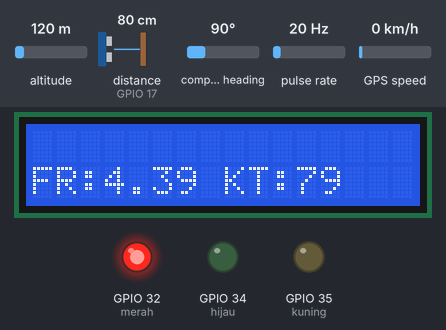
This sketch was run on a simulated ESP32. Shown: 16×2 character LCD, output pins drawn as LEDs (lit = HIGH). Wiring (inferred from the names in the program): ultrasonic range finder: trigger GPIO 16; echo GPIO 17; pulse sensor: data GPIO 27. Inputs (shaded band) come from the test bench; at power-on: distance to the obstacle (sensor on GPIO 17) 80 cm, pulse rate 20 Hz, altitude 120 m, compass heading 90°, GPS speed 0 km/h. The echo pulse lasts 58.3 µs per cm; WiFi joins after 1.5 s; servers stay silent unless stated; storage starts empty; the GPS gets a fix after 3 s at 37.7749, -122.4194 with 8 satellites; pins used as bus, display or sensor lines are not drawn; what the sketch prints to the serial monitor is not drawn.

Above: at 4.1 s.
4.2 s: distance to the obstacle (sensor on GPIO 17) set to 53 cm
At 6.1 s:
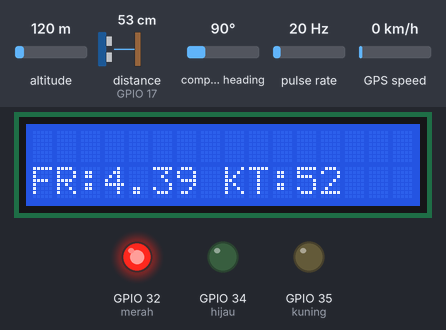
8.6 s: distance to the obstacle (sensor on GPIO 17) set to 47 cm
At 14.3 s:
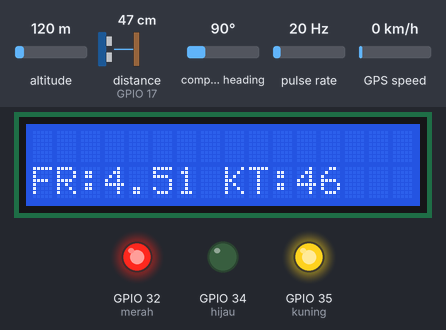
14.4 s: distance to the obstacle (sensor on GPIO 17) set to 34 cm
At 16.5 s:
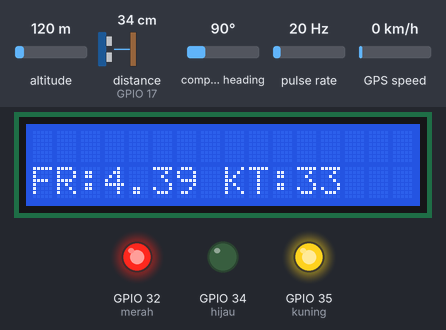
20.2 s: distance to the obstacle (sensor on GPIO 17) set to 27 cm
At 23.6 s:
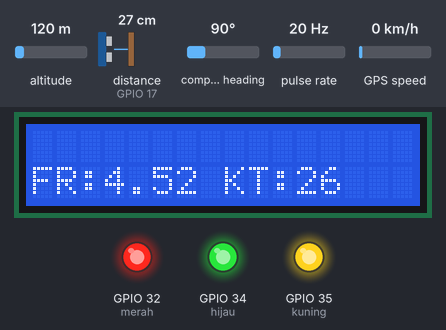
26.0 s: pulse rate (sensor on GPIO 27) set to 4 Hz
At 27.8 s:
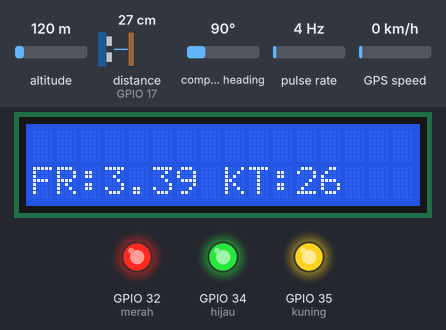
29.8 s: pulse rate (sensor on GPIO 27) set to 50 Hz
At 30.7 s:
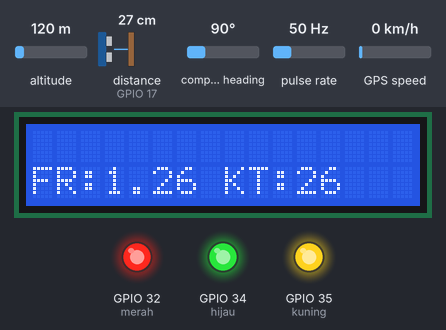
Timing chart, 0 to 32.8 s (numbered marks = the images above; inputs shaded):
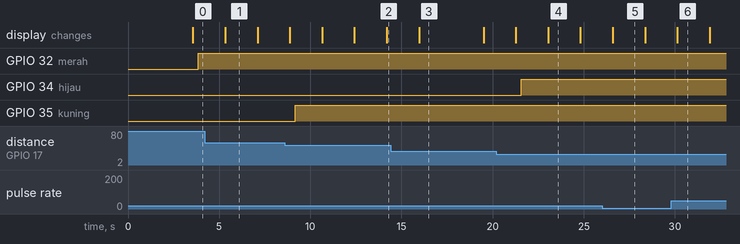

Measured:
- the behaviour switches between 51 and 50 cm on distance to the obstacle (sensor on GPIO 17) (found by bisection; images 1 and 2)
- the behaviour switches between 31 and 30 cm on distance to the obstacle (sensor on GPIO 17) (found by bisection; images 3 and 4)
- after the input at 4.2 s, the display: changes after 1.1 s (image 1)
- after the input at 8.6 s, GPIO 35 (kuning): LOW → HIGH after 0.58 s
- after the input at 14.4 s, the display: changes after 1.6 s (image 3)
- after the input at 20.2 s, GPIO 34 (hijau): LOW → HIGH after 1.4 s; the display: first changes after 1.1 s (image 4 shows a later state)
- after the input at 26.0 s, the display: changes after 0.59 s (image 5)
- after the input at 29.8 s, the display: changes after 0.33 s (image 6)

The sketch:

Lomba_salman_FIX.ino
```cpp
#include <WiFi.h>
#include <SPIFFS.h>
#include <ESPAsyncWebServer.h>
#include <LiquidCrystal_I2C.h>
#include <SoftwareSerial.h>
#include <TinyGPS.h>
#include <FirebaseESP32.h>

#define SENSOR  27
#define hijau  34
#define kuning 35
#define merah 32

LiquidCrystal_I2C lcd(0x27, 16, 2);

const char* ssid = "mar";
const char* password = "mar140401#";

const int trigPin1 = 16;  // Pin Trigger Sensor Ultrasonik 2 RX
const int echoPin1 = 17;  // Pin Echo Sensor Ultrasonik 2 TX

#define FIREBASE_HOST "https://banjir-64482-default-rtdb.firebaseio.com/"
#define FIREBASE_AUTH "XkmGkviY6DCS4iRMLAkl7bJwwNxcSWXBy7HfW39d"
FirebaseData fbdo;

//flow Sensor
long currentMillis = 0;
long previousMillis = 0;
int interval = 1000;
boolean ledState = LOW;
float calibrationFactor = 4.5;
volatile byte pulseCount;
byte pulse1Sec = 0;
float flowRate;
unsigned int flowMilliLitres;
unsigned long totalMilliLitres;

long duration1, distance1;  // Variabel untuk Sensor Ultrasonik 1
long duration2, distance2;  // Variabel untuk Sensor Ultrasonik 2


AsyncWebServer server(80);

void IRAM_ATTR pulseCounter()
{
  pulseCount++;
}


TinyGPS gps;
SoftwareSerial ss(3, 1);
char str[200];
bool newData = false;
unsigned long chars;
unsigned short sentences, failed;

void setup() {
  pinMode(SENSOR, INPUT_PULLUP);
  pinMode(trigPin1, OUTPUT);
  pinMode(echoPin1, INPUT);
  pinMode(hijau,OUTPUT);
  pinMode(kuning,OUTPUT);
  pinMode(merah,OUTPUT);

  lcd.begin();
  lcd.home ();
  ss.begin(9600);

  Serial.print("Simple TinyGPS library v. "); Serial.println(TinyGPS::library_version());

  attachInterrupt(digitalPinToInterrupt(SENSOR), pulseCounter, FALLING);

  Serial.begin(9600);

    if(!SPIFFS.begin()){
    Serial.println("An Error has occurred while mounting SPIFFS");
    return;
  }

  WiFi.begin(ssid, password);

  while (WiFi.status() != WL_CONNECTED) {
    delay(1000);
    Serial.println("Connecting to WiFi...");
  }

  Serial.println("WiFi connected");
  Serial.print("IP address: ");
  Serial.println(WiFi.localIP());
  Firebase.begin(FIREBASE_HOST, FIREBASE_AUTH);
  Firebase.reconnectWiFi(true);

  server.on("/", HTTP_GET, [](AsyncWebServerRequest *request){
    request->send(SPIFFS, "/index.html");
  });
  server.on("/jarak", HTTP_GET, [](AsyncWebServerRequest *request){
    request->send_P(200, "text/plain", String(distance1).c_str());
  });
  server.begin();
}

void loop() {

    Firebase.setInt(fbdo,"/Banjir/KTM",distance1);
    Firebase.setInt(fbdo,"/Banjir/FLW",flowRate);

    for (unsigned long start = millis(); millis() - start < 1000;)
  {
    while (ss.available())
    {
      char c = ss.read();
      if (gps.encode(c))
        newData = true;
    }
  }

  float flat, flon;
    unsigned long age;
    gps.f_get_position(&flat, &flon, &age);
    Serial.print("Lokasi:");
    Serial.print("LAT=");
    Serial.print(flat == TinyGPS::GPS_INVALID_F_ANGLE ? 0.0 : flat, 6);
    Serial.print(" LON=");
    Serial.println(flon == TinyGPS::GPS_INVALID_F_ANGLE ? 0.0 : flon, 6);
    sprintf(str,"https://www.google.com/maps/place/%f,%f", flat, flon);
    Firebase.setString(fbdo,"/Banjir/LOC",str);
  // Mengukur jarak menggunakan Sensor Ultrasonik 1
  digitalWrite(trigPin1, LOW);
  delayMicroseconds(2);
  digitalWrite(trigPin1, HIGH);
  delayMicroseconds(10);
  digitalWrite(trigPin1, LOW);
  duration1 = pulseIn(echoPin1, HIGH);
  distance1 = duration1 * 0.034 / 2;


    // Fungsi Sensor Flow
  currentMillis = millis();
  if (currentMillis - previousMillis > interval) {

    pulse1Sec = pulseCount;
    pulseCount = 0;


    flowRate = ((1000.0 / (millis() - previousMillis)) * pulse1Sec) / calibrationFactor;
    previousMillis = millis();


    flowMilliLitres = (flowRate / 60) * 1000;

    totalMilliLitres += flowMilliLitres;

    Serial.print("Flow rate: ");
    Serial.print(int(flowRate));  // Print the integer part of the variable
    Serial.print("L/min");
    Serial.print("\t");       // Print tab space


    Serial.print("Output Liquid Quantity: ");
    Serial.print(totalMilliLitres);
    Serial.print("mL / ");
    Serial.print(totalMilliLitres / 1000);
    Serial.println("L");

    lcd.setCursor(0,1);
    lcd.print("FR:");
    lcd.print(flowRate);
    lcd.print("   ");
    lcd.setCursor(8,1);
    lcd.print("KT:");
    lcd.print(distance1);
    lcd.print("   ");
    delay(300);

    Serial.print(distance1);

     if(distance1 < 30){
       digitalWrite(hijau,HIGH);
       //Firebase.setInt(fbdo,"/Banjir/TDK",1);
     }else{
       digitalWrite(hijau,LOW);
     }
     if(distance1 < 50){
       digitalWrite(kuning,HIGH);
     }else{
       digitalWrite(kuning,LOW);
     }
         if(distance1 < 100){
       digitalWrite(merah,HIGH);
       //Firebase.setInt(fbdo,"/Banjir/BJR",1);
     }else{
       digitalWrite(merah,LOW);
     }
  }
}
```
